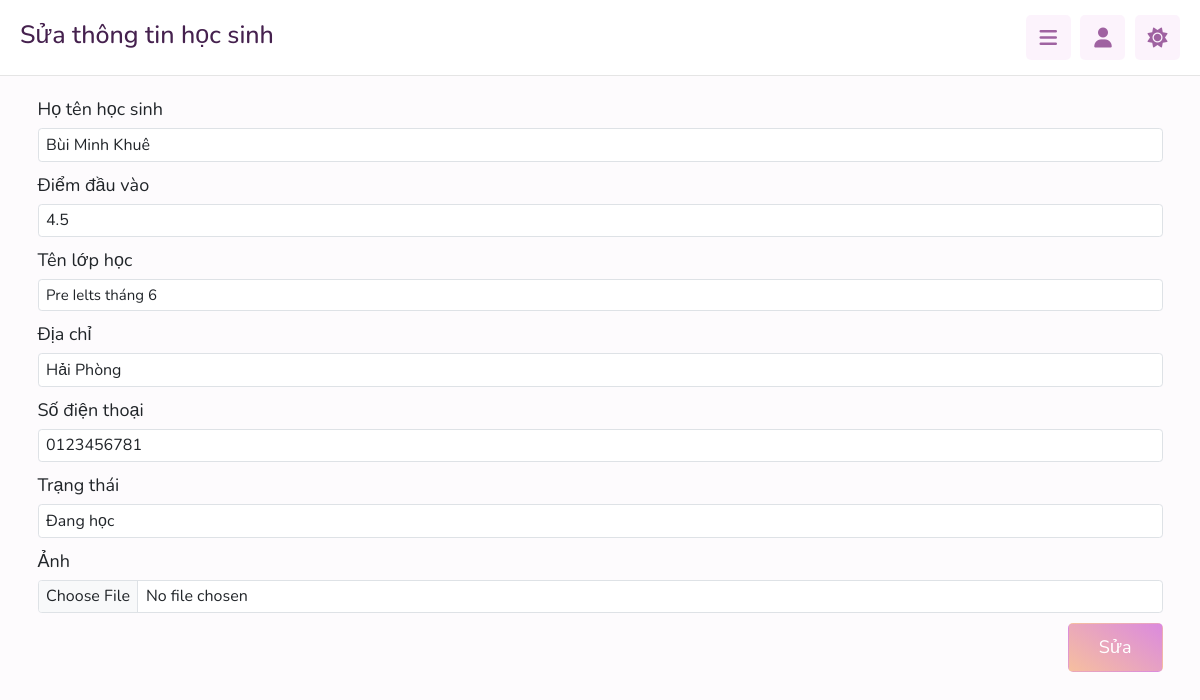
The page /edit_hs.php?id=30 (signed in) on the database its author committed.
### tables this page shows
CREATE TABLE `hocsinh` (
  `id` int(11) NOT NULL,
  `anh` varchar(255) NOT NULL,
  `hoten` varchar(255) NOT NULL,
  `diemdauvao` float NOT NULL,
  `diachi` varchar(255) NOT NULL,
  `sdt` varchar(10) NOT NULL,
  `trangthai` varchar(255) NOT NULL
);

### edit_hs.php (the view, shortened to what this page needs)
<?php
include "connect.php";
$id = $_GET["id"];
$sql1 = "SELECT * FROM hocsinh WHERE id = '$id'";
$stmt = $conn->prepare($sql1);
$query = $stmt->execute();
$result = $stmt->fetch(PDO::FETCH_ASSOC);
$sql = "SELECT tenlop FROM lophoc ";
$stmt = $conn->prepare($sql);
$query = $stmt->execute();
$result1 = $stmt->fetchAll(PDO::FETCH_ASSOC);
$sql1 = "SELECT tenlop from lophoc join lop_hs on lop_hs.id_lop = lophoc.id
join hocsinh on lop_hs.id_hs = hocsinh.id
      WHERE hocsinh.id=:id_hs";
$stmt1 = $conn->prepare($sql1);
$stmt1->execute(['id_hs' => $result['id']]);
$gtri = $stmt1->fetch(PDO::FETCH_ASSOC);
if ($stmt1->rowCount() != 0) {
$lophientai = $gtri['tenlop'];
}
else{
    $lophientai = '';
}
?>
<!DOCTYPE html>
<html lang="en">
<head>
   <link href="https://cdn.jsdelivr.net/npm/bootstrap@5.3.3/dist/css/bootstrap.min.css" rel="stylesheet">
   <link rel="stylesheet" href="https://cdnjs.cloudflare.com/ajax/libs/font-awesome/6.1.2/css/all.min.css">
   <link rel="stylesheet" href="css/style.css">
</head>
<body>
<header class="header">
   <section class="flex">
        <h1>Sửa thông tin học sinh</h1>
        <?php
    include "sidebar_ad.php";
    ?>
<section class="addcourse">
<div class="container">
        <form action="" method="post" enctype="multipart/form-data">
        <div class="mb-3">
            <label for="exampleFormControlInput1" class="form-label">Họ tên học sinh</label>
            <input type="text" name="hoten" class="form-control" value="<?php echo $result['hoten']?>" >
        </div>
        <div class="mb-3">
            <label for="exampleFormControlInput1" class="form-label">Điểm đầu vào</label>
            <input type="text" name="diemdauvao" class="form-control" value="<?php echo $result['diemdauvao']?>" >
        </div>
        <div class="mb-3">
            <label for="exampleFormControlInput1" class="form-label">Tên lớp học</label>
            <select class='form-control' name="lophoc" style="font-size: 15px;">
                <?php foreach ($result1 as $gtri): ?>
                    <option <?php if ($gtri['tenlop'] == $lophientai) echo 'selected'; ?>><?php echo $gtri['tenlop']; ?></option>
                <?php endforeach ?>
            </select>
        </div>
        <div class="mb-3">
            <label for="exampleFormControlInput1" class="form-label">Địa chỉ</label>
            <input type="text" name="diachi" class="form-control" value="<?php echo $result['diachi']?>" >
        </div>
        <div class="mb-3">
            <label for="exampleFormControlInput1" class="form-label">Số điện thoại</label>
            <input type="text" name="sdt" class="form-control" value="<?php echo $result['sdt']?>" >
        </div>
        <div class="mb-3">
            <label for="exampleFormControlInput1" class="form-label">Trạng thái</label>
            <input type="text" name="trangthai" class="form-control" value="<?php echo $result['trangthai']?>" >
        </div>
        <div class="mb-3">
            <label for="formFile" class="form-label">Ảnh</label>
            <input class="form-control" name="anh" type="file" value="<?php echo $result['anh']?>">
        </div>
        <div class="them">
            <button type="submit" name="submit" value="submit" class="btn">Sửa</button>
        </div>
        </form>
    </div>
</section>
</body>
</html>

### css/style.css (style rules this page uses)
:root { --main-color:#db8ade; --red:#e74c3c; --orange:#f39c12; --light-color:#888; --light-bg:#f5dcf51a; --light-bg2:#f5dcf55b; --black:#45214e; --white:#fff; --border:.1rem solid rgba(124, 124, 124, 0.2); }
* { font-family: 'Nunito', sans-serif; margin:0; padding:0; box-sizing: border-box; outline: none; border:none; text-decoration: none; }
html { font-size: 62.5%; overflow-x: hidden; }
body { background-color: var(--light-bg); padding-left: 30rem; }
section { padding:2rem; margin: 0 auto; max-width: 1200px; }
.inline-btn, .inline-option-btn, .inline-delete-btn, .btn, .delete-btn, .option-btn { border-radius: .5rem; color:#fff; font-size: 1.8rem; cursor: pointer; text-transform: capitalize; padding:1rem 3rem; text-align: center; margin-top: 1rem; text-decoration: none; }
.btn, .delete-btn, .option-btn { display: block; width: 100%; }
.btn, .inline-btn { background: linear-gradient(-145deg, rgba(219,138,222,1) 0%, rgba(246,191,159,1) 100%); }
.header { position: sticky; top:0; left:0; right: 0; background-color: var(--white); z-index: 1000; border-bottom: var(--border); }
.header .flex { display: flex; align-items: center; justify-content: space-between; position: relative; padding: 1.5rem 2rem; }
@media (max-width:1200px) { body { padding-left: 0; } }
.addcourse .btn { width: fit-content; }
.addcourse .them { text-align: -webkit-right; }
.addcourse form, .addcourse form input, .addcourse form select, .addcourse form option, .addcourse form textarea { font-size: 16px; }
h1 { color: var(--black); }
label { font-size: 18px; text-align: left; }

### rows shown on the page
hocsinh: hoten "Bùi Minh Khuê", diemdauvao "4.5", diachi "Hải Phòng", sdt "0123456781", trangthai "Đang học"

### other values the page prints
form field lophoc "Pre Ielts tháng 6"
